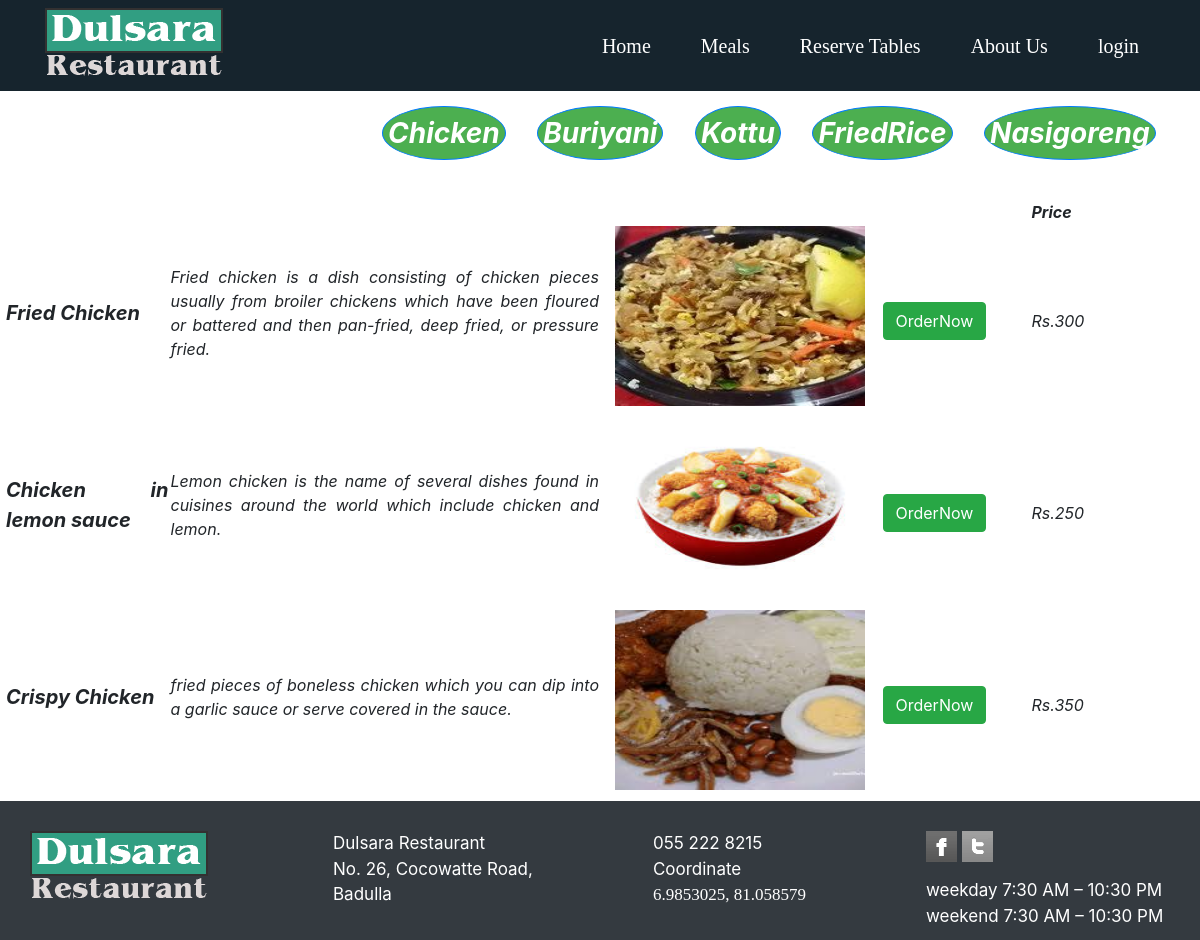
/foodss/view.php, run on the app's committed database.
### tables this page shows
CREATE TABLE `foods` (
  `food_id` int(20) NOT NULL,
  `food_name` varchar(100) NOT NULL,
  `food_desc` varchar(500) NOT NULL,
  `category_name` varchar(100) NOT NULL,
  `unit_price1` int(100) NOT NULL,
  `gallery_link` varchar(100) NOT NULL
);

### foodss/view.php (the view, shortened to what this page needs)
<!doctype html>
<html lang="en">
  <head>
    <link rel="stylesheet" href="https://stackpath.bootstrapcdn.com/bootstrap/4.1.3/css/bootstrap.min.css">
  </head>
  <body>
								<nav class="navbar navbar-light" style="background-color:#16242D;">
										<div class="container" style="font-family:navfont; font-color:White;">
											<img src="../Images/logo.png" alt="Dulsara logo">
												<div id="navcontent">
													<a class="navbar-brand" style="color:White; font-family:Verdana;" href="../home.php">Home</a>
													<a class="navbar-brand" style="color:White; font-family:Verdana;" href="view.php">Meals</a>
													<a class="navbar-brand" style="color:White; font-family:Verdana;" href="../tablenew.php">Reserve Tables</a>
													<a class="navbar-brand" style="color:White; font-family:Verdana;"href="../AboutUs.php"> About Us</a>
                                                    <a class="navbar-brand" href="../login.php" style="color:White; font-family:Verdana;">login</a>
												</div>
										</div>
								</nav>
                                <div class="btn-toolbar">
                      <a class="btn btn-primary" href="view.php" style="padding: 5px 5px; font-weight: ; font-size: 28px; background-color: #4CAF50; border-radius: 50%;" role="button">Chicken</a>&nbsp&nbsp&nbsp&nbsp&nbsp&nbsp&nbsp
           <a class="btn btn-primary" href="buriyani.php" style="padding: 5px 5px; font-weight: bold; font-size: 28px; background-color: #4CAF50; border-radius: 50%;" role="button">Buriyani</a>&nbsp&nbsp&nbsp&nbsp&nbsp&nbsp&nbsp
           <a class="btn btn-primary" href="kothu.php" style="padding: 5px 5px; font-weight: bold; font-size: 28px; background-color: #4CAF50; border-radius: 50%;" role="button"">Kottu</a>&nbsp&nbsp&nbsp&nbsp&nbsp&nbsp&nbsp
           <a class="btn btn-primary" href="friedrice.php" style="padding: 5px 5px; font-weight: bold; font-size: 28px; background-color: #4CAF50; border-radius: 50%;" role="button">FriedRice</a>&nbsp&nbsp&nbsp&nbsp&nbsp&nbsp&nbsp
          <a class="btn btn-primary" href="nasi.php" style="padding: 5px 5px; font-weight: bold; font-size: 28px; background-color: #4CAF50; border-radius: 50%;" role="button">Nasigoreng</a>&nbsp&nbsp&nbsp&nbsp&nbsp&nbsp&nbsp
                </div>
				<div class="w3-container w3">
					<div class="row  w3-margin" >
							<table class=" " id="example" style="text-align:justify;border:2px; font-style: italic;" >
								<thead>
									<tr>
										<th ></th>
										<th></th>
										<th></th>
										<th>Price</th>
									</tr>
										<?php
									           include '../includes/dbh.inc.php';
												$sql = "SELECT * FROM foods WHERE (category_name='Chicken')";
											$result = $conn -> query($sql);
											if ($result->num_rows>0 ) {
											  while($row = $result->fetch_assoc()) {
													echo "<tr>";
														  echo "<td width='15%''>";?><p style="font-weight: bold; margin-left:20px; font-size: 20px;"><?php echo $row['food_name'];?></p> <?php echo "</td>";
                              echo "<td width='35%'>"; ?><p style="text-align: justify;"><?php echo $row['food_desc']; ?></p> <?php echo "</td>";
                              echo "<td width='35%'>"; ?>&nbsp&nbsp&nbsp<img  style="width:250px; margin-bottom: 10px; height:180px" src="../images/<?php echo $row["gallery_link"]; ?>"/><a href="../login.php">&nbsp&nbsp&nbsp&nbsp<input type="button" name="add_to_cart" class="btn btn-success" value="OrderNow" onclick="myFunction()" /></a>
                                <?php  echo "</td>";
                                echo "<td width='15%'>";echo"Rs."; echo $row['unit_price1'];  echo "</td>";
														  echo "</tr>";
														}
											}
										?>
								</thead>
							</table>
						</div>
				</div>
<div id="footer">
    <nav class="navbar navbar-dark bg-dark" style="padding-top: 30px;">
   <div class="container">
  <div class="row">
    <div class="col1">
      <img src="../Images/logo.png" alt="Dulsara Logo"></br></br>
    </div>
     <div class="col2">
             Dulsara Restaurant
            <address> No. 26, Cocowatte Road,</br>Badulla</address>
    </div>
    <div class="col3">
           055 222 8215 <br>
            Coordinate<br> <a href="https://www.google.com/maps/place/6.9853025,81.058579" target="_blank" style="color:White; font-family:Verdana;"> 6.9853025, 81.058579</a>
    </div>
    <div class="col4">
            <p class="icons">
              <a href="#" class="normaltip" title="Facebook"><img src="../Images/icon1.gif" alt=""></a>
              <a href="#" class="normaltip" title="Twitter"><img src="../Images/icon3.gif" alt=""></a>
            </p>
            weekday      7:30 AM – 10:30 PM <br>
            weekend    7:30 AM – 10:30 PM
    </div>
  </div>
</div>
</div>
  </body>
</html>

### foodss/view.php (style rules this page uses)
* { box-sizing: border-box; }
.row:after { content: ""; display: table; clear: both; }
.btn-toolbar { margin-left:350px; text-align: center; align-content:center; padding: 15px 32px; cursor: pointer; border-radius: 50%; }
.btn-primary { border-radius: 12px; text-align: center; padding: 12px 28px; background-color: #A9A9A9; font-weight: bold; font-style: italic; cursor: pointer; }
.navbar-brand { padding-left: 30px; font-weight: ; font-style: ; }
.col2 { padding-left: 120px; }
.col3 { padding-left: 120px; }
.col4 { padding-left: 120px; color:White; }
.icons { align-items: center; }
#footer { color: White; font-size:17px; }

### data on the page
foods: food_name "Fried Chicken", food_desc "Fried chicken is a dish consisting of chicken pieces usually from broiler chickens which have been floured or battered and then pan-fried, deep fried, or pressure fried.", gallery_link (picture), unit_price1 "300"
foods: food_name "Chicken in lemon sauce", food_desc "Lemon chicken is the name of several dishes found in cuisines around the world which include chicken and lemon.", gallery_link (picture), unit_price1 "250"
foods: food_name "Crispy Chicken", food_desc "fried pieces of boneless chicken which you can dip into a garlic sauce or serve covered in the sauce.", gallery_link (picture), unit_price1 "350"
